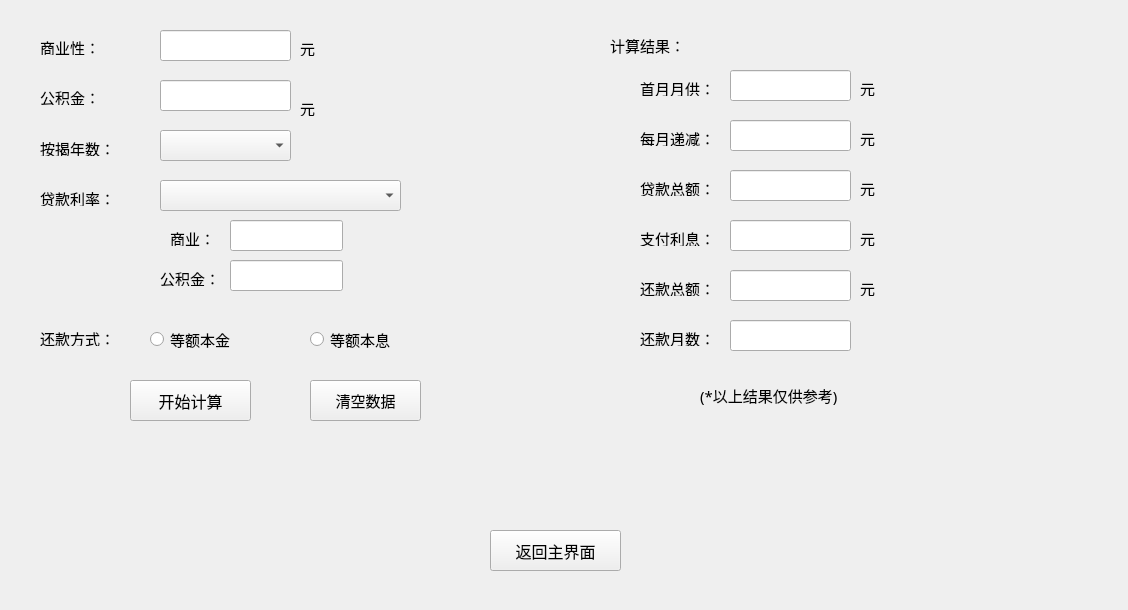
<?xml version="1.0" encoding="UTF-8"?>
<ui version="4.0">
 <class>zhxdk</class>
 <widget class="QWidget" name="zhxdk">
  <property name="geometry">
   <rect>
    <x>0</x>
    <y>0</y>
    <width>1128</width>
    <height>610</height>
   </rect>
  </property>
  <property name="minimumSize">
   <size>
    <width>1128</width>
    <height>610</height>
   </size>
  </property>
  <property name="maximumSize">
   <size>
    <width>1128</width>
    <height>610</height>
   </size>
  </property>
  <property name="font">
   <font>
    <family>楷体</family>
    <pointsize>11</pointsize>
   </font>
  </property>
  <property name="windowTitle">
   <string>组合型贷款</string>
  </property>
  <property name="windowIcon">
   <iconset resource="res.qrc">
    <normaloff>:/image/tubiao.png</normaloff>:/image/tubiao.png</iconset>
  </property>
  <widget class="QPushButton" name="pushButton">
   <property name="geometry">
    <rect>
     <x>490</x>
     <y>530</y>
     <width>131</width>
     <height>41</height>
    </rect>
   </property>
   <property name="font">
    <font>
     <family>楷体</family>
     <pointsize>12</pointsize>
    </font>
   </property>
   <property name="text">
    <string>返回主界面</string>
   </property>
  </widget>
  <widget class="QLabel" name="label">
   <property name="geometry">
    <rect>
     <x>40</x>
     <y>40</y>
     <width>68</width>
     <height>15</height>
    </rect>
   </property>
   <property name="text">
    <string>商业性：</string>
   </property>
  </widget>
  <widget class="QLabel" name="label_2">
   <property name="geometry">
    <rect>
     <x>40</x>
     <y>90</y>
     <width>68</width>
     <height>15</height>
    </rect>
   </property>
   <property name="text">
    <string>公积金：</string>
   </property>
  </widget>
  <widget class="QLineEdit" name="lineEdit">
   <property name="geometry">
    <rect>
     <x>160</x>
     <y>30</y>
     <width>131</width>
     <height>31</height>
    </rect>
   </property>
  </widget>
  <widget class="QLineEdit" name="lineEdit_2">
   <property name="geometry">
    <rect>
     <x>160</x>
     <y>80</y>
     <width>131</width>
     <height>31</height>
    </rect>
   </property>
  </widget>
  <widget class="QLabel" name="label_3">
   <property name="geometry">
    <rect>
     <x>300</x>
     <y>40</y>
     <width>21</width>
     <height>16</height>
    </rect>
   </property>
   <property name="text">
    <string>元</string>
   </property>
  </widget>
  <widget class="QLabel" name="label_4">
   <property name="geometry">
    <rect>
     <x>300</x>
     <y>100</y>
     <width>21</width>
     <height>16</height>
    </rect>
   </property>
   <property name="text">
    <string>元</string>
   </property>
  </widget>
  <widget class="QLabel" name="label_5">
   <property name="geometry">
    <rect>
     <x>40</x>
     <y>140</y>
     <width>91</width>
     <height>16</height>
    </rect>
   </property>
   <property name="text">
    <string>按揭年数：</string>
   </property>
  </widget>
  <widget class="QComboBox" name="comboBox_2">
   <property name="geometry">
    <rect>
     <x>160</x>
     <y>130</y>
     <width>131</width>
     <height>31</height>
    </rect>
   </property>
  </widget>
  <widget class="QComboBox" name="comboBox_3">
   <property name="geometry">
    <rect>
     <x>160</x>
     <y>180</y>
     <width>241</width>
     <height>31</height>
    </rect>
   </property>
  </widget>
  <widget class="QLabel" name="label_6">
   <property name="geometry">
    <rect>
     <x>40</x>
     <y>190</y>
     <width>101</width>
     <height>16</height>
    </rect>
   </property>
   <property name="text">
    <string>贷款利率：</string>
   </property>
  </widget>
  <widget class="QLineEdit" name="lineEdit_3">
   <property name="geometry">
    <rect>
     <x>230</x>
     <y>220</y>
     <width>113</width>
     <height>31</height>
    </rect>
   </property>
  </widget>
  <widget class="QLineEdit" name="lineEdit_4">
   <property name="geometry">
    <rect>
     <x>230</x>
     <y>260</y>
     <width>113</width>
     <height>31</height>
    </rect>
   </property>
  </widget>
  <widget class="QLabel" name="label_7">
   <property name="geometry">
    <rect>
     <x>170</x>
     <y>230</y>
     <width>51</width>
     <height>16</height>
    </rect>
   </property>
   <property name="text">
    <string>商业：</string>
   </property>
  </widget>
  <widget class="QLabel" name="label_8">
   <property name="geometry">
    <rect>
     <x>160</x>
     <y>270</y>
     <width>61</width>
     <height>16</height>
    </rect>
   </property>
   <property name="text">
    <string>公积金：</string>
   </property>
  </widget>
  <widget class="QLabel" name="label_9">
   <property name="geometry">
    <rect>
     <x>40</x>
     <y>330</y>
     <width>91</width>
     <height>16</height>
    </rect>
   </property>
   <property name="text">
    <string>还款方式：</string>
   </property>
  </widget>
  <widget class="QRadioButton" name="radioButton">
   <property name="geometry">
    <rect>
     <x>150</x>
     <y>330</y>
     <width>111</width>
     <height>19</height>
    </rect>
   </property>
   <property name="text">
    <string>等额本金</string>
   </property>
  </widget>
  <widget class="QRadioButton" name="radioButton_2">
   <property name="geometry">
    <rect>
     <x>310</x>
     <y>330</y>
     <width>101</width>
     <height>19</height>
    </rect>
   </property>
   <property name="text">
    <string>等额本息</string>
   </property>
  </widget>
  <widget class="QPushButton" name="pushButton_2">
   <property name="geometry">
    <rect>
     <x>130</x>
     <y>380</y>
     <width>121</width>
     <height>41</height>
    </rect>
   </property>
   <property name="font">
    <font>
     <family>楷体</family>
     <pointsize>12</pointsize>
    </font>
   </property>
   <property name="text">
    <string>开始计算</string>
   </property>
  </widget>
  <widget class="QWidget" name="widget" native="true">
   <property name="geometry">
    <rect>
     <x>590</x>
     <y>20</y>
     <width>421</width>
     <height>411</height>
    </rect>
   </property>
   <widget class="QLabel" name="label_10">
    <property name="geometry">
     <rect>
      <x>20</x>
      <y>10</y>
      <width>81</width>
      <height>31</height>
     </rect>
    </property>
    <property name="text">
     <string>计算结果：</string>
    </property>
   </widget>
   <widget class="QLabel" name="label_11">
    <property name="geometry">
     <rect>
      <x>50</x>
      <y>60</y>
      <width>81</width>
      <height>16</height>
     </rect>
    </property>
    <property name="text">
     <string>首月月供：</string>
    </property>
   </widget>
   <widget class="QLineEdit" name="lineEdit_5">
    <property name="geometry">
     <rect>
      <x>140</x>
      <y>50</y>
      <width>121</width>
      <height>31</height>
     </rect>
    </property>
   </widget>
   <widget class="QLabel" name="label_12">
    <property name="geometry">
     <rect>
      <x>50</x>
      <y>110</y>
      <width>81</width>
      <height>16</height>
     </rect>
    </property>
    <property name="text">
     <string>每月递减：</string>
    </property>
   </widget>
   <widget class="QLineEdit" name="lineEdit_6">
    <property name="geometry">
     <rect>
      <x>140</x>
      <y>100</y>
      <width>121</width>
      <height>31</height>
     </rect>
    </property>
   </widget>
   <widget class="QLabel" name="label_13">
    <property name="geometry">
     <rect>
      <x>50</x>
      <y>160</y>
      <width>81</width>
      <height>16</height>
     </rect>
    </property>
    <property name="text">
     <string>贷款总额：</string>
    </property>
   </widget>
   <widget class="QLineEdit" name="lineEdit_7">
    <property name="geometry">
     <rect>
      <x>140</x>
      <y>150</y>
      <width>121</width>
      <height>31</height>
     </rect>
    </property>
   </widget>
   <widget class="QLabel" name="label_14">
    <property name="geometry">
     <rect>
      <x>50</x>
      <y>210</y>
      <width>71</width>
      <height>16</height>
     </rect>
    </property>
    <property name="text">
     <string>支付利息：</string>
    </property>
   </widget>
   <widget class="QLineEdit" name="lineEdit_8">
    <property name="geometry">
     <rect>
      <x>140</x>
      <y>200</y>
      <width>121</width>
      <height>31</height>
     </rect>
    </property>
   </widget>
   <widget class="QLabel" name="label_15">
    <property name="geometry">
     <rect>
      <x>50</x>
      <y>260</y>
      <width>81</width>
      <height>16</height>
     </rect>
    </property>
    <property name="text">
     <string>还款总额：</string>
    </property>
   </widget>
   <widget class="QLineEdit" name="lineEdit_9">
    <property name="geometry">
     <rect>
      <x>140</x>
      <y>250</y>
      <width>121</width>
      <height>31</height>
     </rect>
    </property>
   </widget>
   <widget class="QLabel" name="label_16">
    <property name="geometry">
     <rect>
      <x>50</x>
      <y>310</y>
      <width>81</width>
      <height>16</height>
     </rect>
    </property>
    <property name="text">
     <string>还款月数：</string>
    </property>
   </widget>
   <widget class="QLineEdit" name="lineEdit_10">
    <property name="geometry">
     <rect>
      <x>140</x>
      <y>300</y>
      <width>121</width>
      <height>31</height>
     </rect>
    </property>
   </widget>
   <widget class="QLabel" name="label_17">
    <property name="geometry">
     <rect>
      <x>110</x>
      <y>360</y>
      <width>191</width>
      <height>31</height>
     </rect>
    </property>
    <property name="text">
     <string>(*以上结果仅供参考)</string>
    </property>
   </widget>
   <widget class="QLabel" name="label_18">
    <property name="geometry">
     <rect>
      <x>270</x>
      <y>60</y>
      <width>31</width>
      <height>16</height>
     </rect>
    </property>
    <property name="text">
     <string>元</string>
    </property>
   </widget>
   <widget class="QLabel" name="label_19">
    <property name="geometry">
     <rect>
      <x>270</x>
      <y>110</y>
      <width>31</width>
      <height>16</height>
     </rect>
    </property>
    <property name="text">
     <string>元</string>
    </property>
   </widget>
   <widget class="QLabel" name="label_20">
    <property name="geometry">
     <rect>
      <x>270</x>
      <y>160</y>
      <width>31</width>
      <height>16</height>
     </rect>
    </property>
    <property name="text">
     <string>元</string>
    </property>
   </widget>
   <widget class="QLabel" name="label_21">
    <property name="geometry">
     <rect>
      <x>270</x>
      <y>210</y>
      <width>31</width>
      <height>16</height>
     </rect>
    </property>
    <property name="text">
     <string>元</string>
    </property>
   </widget>
   <widget class="QLabel" name="label_22">
    <property name="geometry">
     <rect>
      <x>270</x>
      <y>260</y>
      <width>31</width>
      <height>16</height>
     </rect>
    </property>
    <property name="text">
     <string>元</string>
    </property>
   </widget>
  </widget>
  <widget class="QPushButton" name="pushButton_3">
   <property name="geometry">
    <rect>
     <x>310</x>
     <y>380</y>
     <width>111</width>
     <height>41</height>
    </rect>
   </property>
   <property name="text">
    <string>清空数据</string>
   </property>
  </widget>
 </widget>
 <resources>
  <include location="res.qrc"/>
 </resources>
 <connections/>
</ui>
